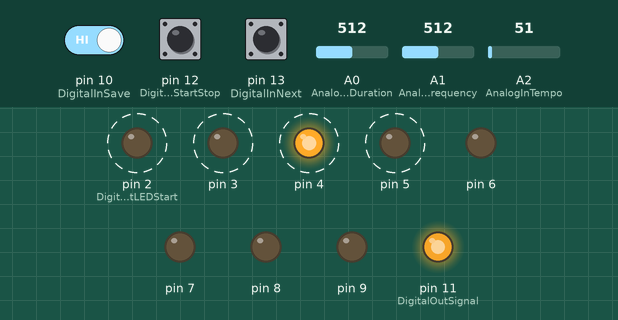
Recording of a sketch running on a simulated Arduino Uno, built with avr-gcc and run on an emulated ATmega328P. Parts: output pins drawn as LEDs (lit = HIGH). Dashed ring = blinking. The inputs (shaded band) are chosen by the test bench; at power-on: pin 10 (DigitalInSave) HIGH, A2 (AnalogInTempo) = 51, A0 (AnalogInDuration) = 512, pin 12 (DigitalInStartStop) HIGH, pin 13 (DigitalInNext) HIGH, A1 (AnalogInFrequency) = 512. Random numbers use the default seed unless the sketch sets one.

Above: at 0.31 s.
At 1.29 s:
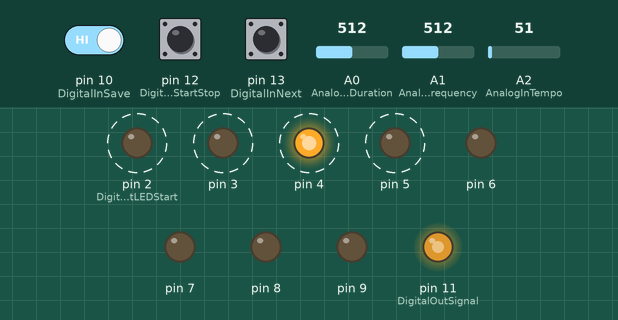
1.3 s: pin 10 (DigitalInSave) driven LOW
At 3.2 s:
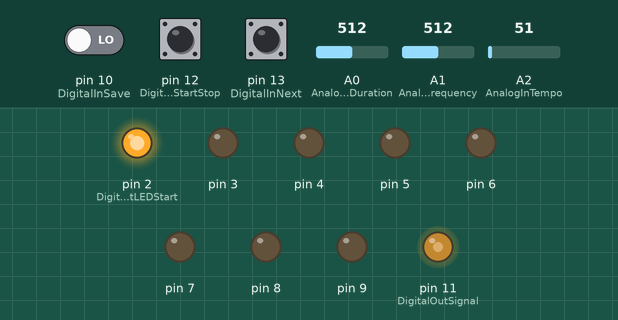
Timing chart, 0 to 4.0 s (numbered marks = the images above; inputs shaded):
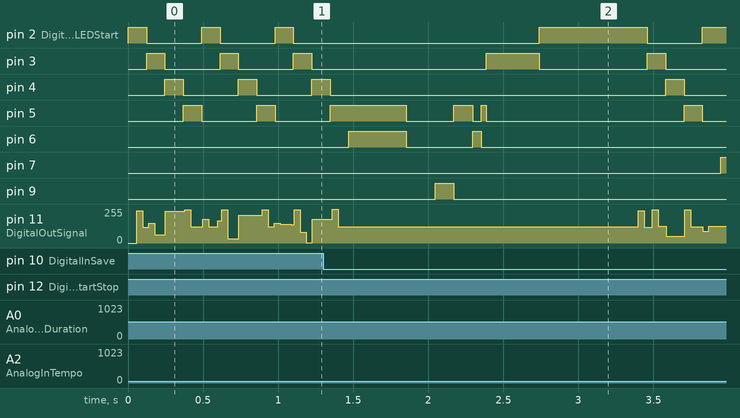

The sketch:

Assignment_2.ino
```cpp
// (licence header left out)
// Found and edited from mechomaniac.com orginal code by James Reeve, 2018.
#include <stdint.h>
#include <avr/interrupt.h>
#include <avr/io.h>
#include <avr/pgmspace.h>

// Map all the input and output pins
#define AnalogInFrequency 1
#define AnalogInTempo 2
#define AnalogInDuration 0
#define DigitalOutSignal 11
#define DigitalInSave 10
#define DigitalInNext 13
#define DigitalInStartStop 12
#define DigitalOutLEDStart 2

#define MaxSteps 4 // should be a multiple of 8
#define MaxDuration 2000;
#define MinFrequency 200;
#define FrequencyMultiplier 3;
#define MinTempo 20;

#define INTERRUPT_PERIOD 512
#define FINT (F_CPU / INTERRUPT_PERIOD) // 16kHz?
#define FS (FINT)

// sine lookup table pre-calculated

// Below used to read prog_uchar PROGMEM due to the code being from an older version.
// I changed it to const unsigned char PROGMEM and fixed the probelm.
const unsigned char PROGMEM sinetable[256] = { // http://en.wikipedia.org/wiki/Lookup_table
        128,131,134,137,140,143,146,149,152,156,159,162,165,168,171,174,
        176,179,182,185,188,191,193,196,199,201,204,206,209,211,213,216,
        218,220,222,224,226,228,230,232,234,236,237,239,240,242,243,245,
        246,247,248,249,250,251,252,252,253,254,254,255,255,255,255,255,
        255,255,255,255,255,255,254,254,253,252,252,251,250,249,248,247,
        246,245,243,242,240,239,237,236,234,232,230,228,226,224,222,220,
        218,216,213,211,209,206,204,201,199,196,193,191,188,185,182,179,
        176,174,171,168,165,162,159,156,152,149,146,143,140,137,134,131,
        128,124,121,118,115,112,109,106,103,99, 96, 93, 90, 87, 84, 81,
        79, 76, 73, 70, 67, 64, 62, 59, 56, 54, 51, 49, 46, 44, 42, 39,
        37, 35, 33, 31, 29, 27, 25, 23, 21, 19, 18, 16, 15, 13, 12, 10,
        9,  8,  7,  6,  5,  4,  3,  3,  2,  1,  1,  0,  0,  0,  0,  0,
        0,  0,  0,  0,  0,  0,  1,  1,  2,  3,  3,  4,  5,  6,  7,  8,
        9,  10, 12, 13, 15, 16, 18, 19, 21, 23, 25, 27, 29, 31, 33, 35,
        37, 39, 42, 44, 46, 49, 51, 54, 56, 59, 62, 64, 67, 70, 73, 76,
        79, 81, 84, 87, 90, 93, 96, 99, 103,106,109,112,115,118,121,124
};

// sequence arrays
int stepFrequencies[MaxSteps];
int stepDurations[MaxSteps];

// lookup table for output waveform
unsigned char wavetable[256];

unsigned int frequencyCoef = 100;
bool soundEnabled = true;
bool soundPWM = true; //start with square wave
unsigned int waveform = 0;
bool SoundOn = false;

// misc housekeeping
int pitchval = 1;
bool playing = true;
int lastPushedStep = -1;
int step = 0;
int direction = 1;

// button states
long playButtonTime = 0; // the last time the output pin was toggled
long debounce = 200; // the debounce time, increase if the output flickers
long buttonRepeatTime = 500;
int playButtonPrevReading = HIGH;
long nextButtonTime = 0;
int nextButtonPrevReading = HIGH;
long saveButtonTime = 0;
int saveButtonPrevReading = HIGH;

bool pressedPlay = false;
bool pressedNext = false;
bool pressedSave = false;

// Initialize the tempo
int tempo = 100;

// This is called at sampling freq to output 8-bit samples to PWM
ISR(TIMER1_COMPA_vect)
{
    static unsigned int phase0;
    static unsigned int sig0;
    static unsigned char flag = 0;
    static unsigned int tempphase;

    if (soundPWM)
    {
      tempphase = phase0 + frequencyCoef;
      sig0 = wavetable[phase0>>8];
      phase0 = tempphase;
      OCR2A = sig0; // output the sample
    } else { //square wave
      flag ^= 1;
      digitalWrite(DigitalOutSignal, flag);
    }
}

void SetupSquareSound()
{
  soundPWM = false;
}

void SetupPWMSound()
{
    // Set up Timer 2 to do pulse width modulation on the speaker pin.
    // Use internal clock (datasheet p.160)
    ASSR &= ~(_BV(EXCLK) | _BV(AS2));
    // Set fast PWM mode  (p.157)
    TCCR2A |= _BV(WGM21) | _BV(WGM20);
    TCCR2B &= ~_BV(WGM22);
    // Do non-inverting PWM on pin OC2A (p.155)
    // On the Arduino this is pin 11.
    TCCR2A = (TCCR2A | _BV(COM2A1)) & ~_BV(COM2A0);
    TCCR2A &= ~(_BV(COM2B1) | _BV(COM2B0));
    // No prescaler (p.158)
    TCCR2B = (TCCR2B & ~(_BV(CS12) | _BV(CS11))) | _BV(CS10);
    // Set initial pulse width to the first sample.
    OCR2A = 0;
    // Set up Timer 1 to send a sample every interrupt.
    cli();
    // Set CTC mode (Clear Timer on Compare Match) (p.133)
    // Have to set OCR1A *after*, otherwise it gets reset to 0!
    TCCR1B = (TCCR1B & ~_BV(WGM13)) | _BV(WGM12);
    TCCR1A = TCCR1A & ~(_BV(WGM11) | _BV(WGM10));
    // No prescaler (p.134)
    TCCR1B = (TCCR1B & ~(_BV(CS12) | _BV(CS11))) | _BV(CS10);
    // Set the compare register (OCR1A).
    // OCR1A is a 16-bit register, so we have to do this with
    // interrupts disabled to be safe.
    OCR1A = INTERRUPT_PERIOD;
    // Enable interrupt when TCNT1 == OCR1A (p.136)
    TIMSK1 |= _BV(OCIE1A);
    sei();
    soundPWM = true;
}

void StartSound()
{
  // Enable interrupt when TCNT1 == OCR1A (p.136)
  cli();
  TIMSK1 |= _BV(OCIE1A);
  sei();
  SoundOn = true;
}

void StopSound()
{
  cli();
  // Disable playback per-sample interrupt.
  TIMSK1 &= ~_BV(OCIE1A);
  sei();
  SoundOn = false;
}

void SetFrequency(unsigned int freq)
{
  if (soundPWM) {
    unsigned long templong = freq;
    frequencyCoef = templong * 65536 / FS;
  } else {
    unsigned long periode = F_CPU/(2*freq); //multiply by 2, because its only toggled once per cycle
    cli();
    OCR1A = periode;
  }
}

void SineWave()
{
   for (int i = 0; i < 256; ++i) {
      wavetable[i] = pgm_read_byte_near(sinetable + i);
   }
}

void SawtoothWave()
{
   for (int i = 0; i < 256; ++i) {
      wavetable[i] = i; // sawtooth
   }
}

void TriangleWave()
{
  for (int i = 0; i < 128; ++i) {
    wavetable[i] = i * 2;
  }
  int value = 255;
  for (int i = 128; i < 256; ++i) {
    wavetable[i] = value;
    value -= 2;
  }
}

void setup()
{
  pinMode (DigitalInStartStop, INPUT);
  pinMode (DigitalInNext, INPUT);
  pinMode (DigitalInSave, INPUT);
  pinMode (DigitalOutSignal, OUTPUT);
  for (int i = 0; i < 8; ++i)
  {
    pinMode (DigitalOutLEDStart + i, OUTPUT);
  }
  RandomSteps();
  SineWave();
  SetupPWMSound();
  waveform = random(4);
  SelectWaveform();
}

void RandomSteps()
{
  randomSeed(analogRead(4));
  // sometimes backwards direction
  int j = random(4);
  if (j == 1) {
    direction = -1;
  }
  for (int i = 0; i < MaxSteps; ++i) {
    stepFrequencies[i] = random(1024) * FrequencyMultiplier + MinFrequency;
    stepDurations[i] = random(1024);
  }
}

void IncrementStep()
{
  step += direction;
  if (step >= MaxSteps) {
    step = 0;
  } else if (step < 0) {
    step = MaxSteps - 1;
  }
}

void CheckButtons()
{
  pressedPlay = false;
  pressedNext = false;
  pressedSave = false;

  long currentTime = millis();
  int reading = digitalRead (DigitalInStartStop);
  if (reading == LOW && playButtonPrevReading == HIGH && currentTime - playButtonTime > debounce) {
    pressedPlay = true;
    playButtonTime = currentTime;
  }
  playButtonPrevReading = reading;

  reading = digitalRead (DigitalInNext);
  if (reading == LOW && ((nextButtonPrevReading == HIGH && currentTime - nextButtonTime > debounce) || (nextButtonPrevReading == LOW && currentTime - nextButtonTime > buttonRepeatTime))) {
    pressedNext = true;
    nextButtonTime = currentTime;
  }
  nextButtonPrevReading = reading;

  reading = digitalRead (DigitalInSave);
  if (reading == LOW && ((saveButtonPrevReading == HIGH && currentTime - saveButtonTime > debounce) || (saveButtonPrevReading == LOW && currentTime - saveButtonTime > buttonRepeatTime))){
    pressedSave = true;
    saveButtonTime = currentTime;
  }
  saveButtonPrevReading = reading;
}

void SelectWaveform()
{
  if (waveform > 3) {
    waveform = 0;
  }
  if (waveform == 0) { // square wave has no PWM
    soundPWM = false;
  } else {
    soundPWM = true;
    SetupPWMSound();
    if (waveform == 1) {
      SineWave();
    } else if (waveform == 2) {
      SawtoothWave();
    } else {
      TriangleWave();
    }
  }
}

void loop()
{
  // Main sequence loop

  // show which step we're on
  int iCurrentLED = DigitalOutLEDStart + (step % 8);
  digitalWrite (iCurrentLED, HIGH);

  readPots();
  CheckButtons();

  if (pressedPlay) {
    playing = !playing;
  }
  if (playing) { // playing
    if (pressedNext) { //change sound
      waveform++;
      SelectWaveform();
      for (int i = 0; i < 8; ++i) {
        digitalWrite (DigitalOutLEDStart + i, HIGH);
      }
    } else if (pressedSave) {
      Siren();
    }

    long noteDuration = (long)stepDurations[step] * (long)tempo / 1024;
    freqout (stepFrequencies[step], noteDuration);
    // Pause between steps
    long notePause = (long)tempo - noteDuration;
    delay (notePause);
    digitalWrite (iCurrentLED, LOW);
    IncrementStep();
  } else { // paused so we can edit the sequence
    if (pressedNext) {
        IncrementStep();
        digitalWrite (iCurrentLED, LOW);
        iCurrentLED = DigitalOutLEDStart + (step % 8);
        digitalWrite (iCurrentLED, HIGH);
        long noteDuration = (long)stepDurations[step] * (long)tempo / 1024;
        freqout (stepFrequencies[step], noteDuration);
    }
    if (pressedSave) {
        stepDurations[step] = analogRead (AnalogInDuration);
        stepFrequencies[step] = analogRead (AnalogInFrequency) * FrequencyMultiplier + MinFrequency;
        long noteDuration = (long)stepDurations[step] * (long)tempo / 1024;
        freqout (stepFrequencies[step], noteDuration);
    }
 }
}

// Read the current values of the pots, called from the loop.
void readPots ()
{
    tempo = (analogRead (AnalogInTempo) * 2) + MinTempo;
}

void LEDsOff()
{
  for (int i=0; i < 8; ++i) {
    digitalWrite (DigitalOutLEDStart + i, LOW);
  }
}

void LEDsOn()
{
  for (int i=0; i < 8; ++i) {
    digitalWrite (DigitalOutLEDStart + i, HIGH);
  }
}

void Siren()
{
  StartSound();
  int dir = 1;
  int freq = 200;
  do {
    int s = analogRead(AnalogInDuration) / 5;
    freq += s * dir;
    SetFrequency(freq);
    if (freq > (500 + analogRead(AnalogInFrequency) * 4) || freq < 200) {
      digitalWrite (DigitalOutLEDStart + random(8), HIGH);
      digitalWrite (DigitalOutLEDStart + random(8), LOW);
      dir *= -1;
    }
    delay(5);
    CheckButtons();
    if (pressedNext || pressedPlay) {
      freq = 200 + random(4000);
      LEDsOff();
    }
  } while (!pressedSave);

  freq = 4000;
  LEDsOff();
  int ledOn = 0;
  do {
    int s = analogRead(AnalogInDuration) / 5;
    freq -= s;
    SetFrequency(freq);
    if (freq < 200) {
        freq = 500 + analogRead(AnalogInFrequency) * 4;
        digitalWrite (DigitalOutLEDStart + ledOn, LOW);
        ledOn = random(8);
        digitalWrite (DigitalOutLEDStart + ledOn, HIGH);
    }
    delay(5);
    CheckButtons();
    if (pressedNext || pressedPlay) {
      freq = 200 + random(4000);
      LEDsOn();
    }
  } while (!pressedSave);
    LEDsOff();
    ledOn = 0;
  do {
    int dur = random(analogRead(AnalogInDuration));
    int freq = random(analogRead(AnalogInFrequency) * 4);
    SetFrequency(freq);
    digitalWrite (DigitalOutLEDStart + ledOn, LOW);
    ledOn = freq / 500;
    digitalWrite (DigitalOutLEDStart + ledOn, HIGH);
    delay(dur);
    CheckButtons();
  } while (!pressedSave && !pressedNext && !pressedPlay);
  StopSound();

}

void freqout(int freq, int t)
{
    SetFrequency(freq);
    StartSound();
    delay(t);
    StopSound();
}
```
